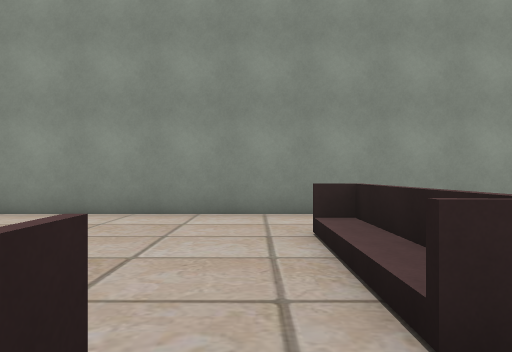
[1] (above)

24 first-person views from a walk through a 3-D level made in the Unity game engine. The camera is 1.5 m above the floor, looks level and sees 75° across. The floor is counted in squares, 2 m on a side. Each view is taken from the middle of a square. On the plan, view 1 faces up. The plan holds only what a view shows up to about 11 squares ahead; the rest is blank. The place goes on beyond the plan. The player character is not drawn. Some animated figures are not drawn. Door leaves are left out, so doorways stand open. Some surface patterns are stand-ins.

[2]
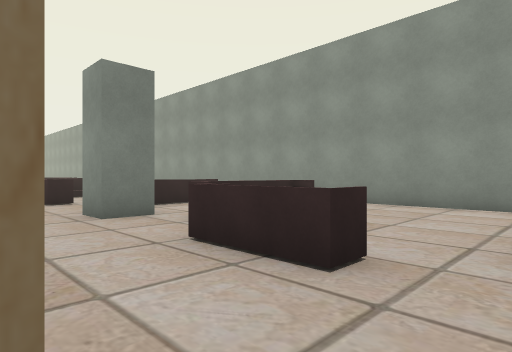

[3]
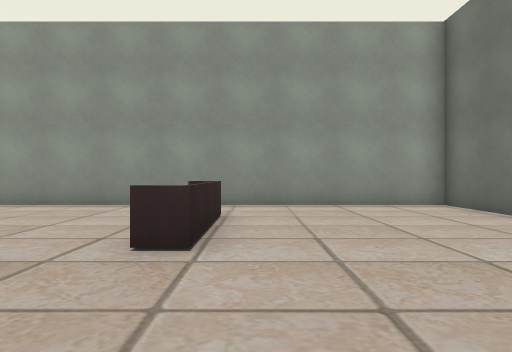

[4]
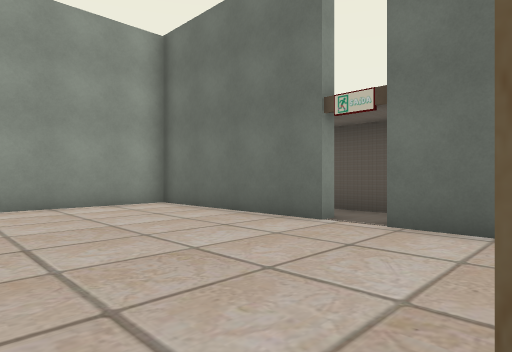

[5]
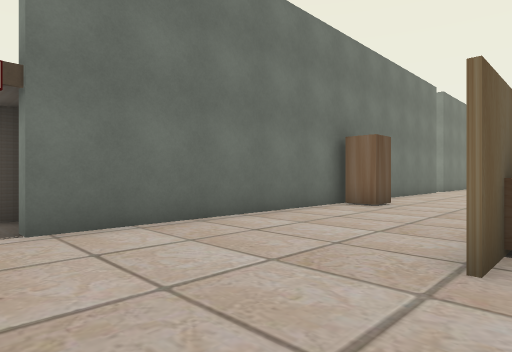

[6]
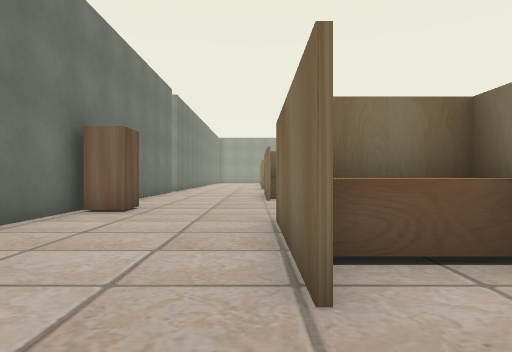

[7]
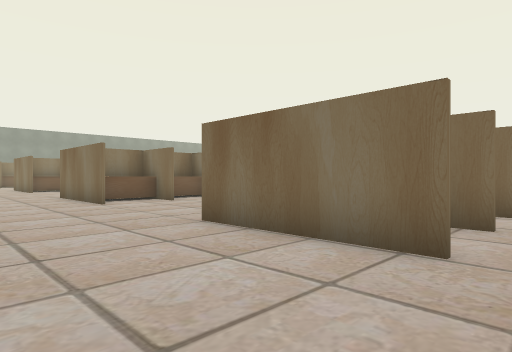

[8]
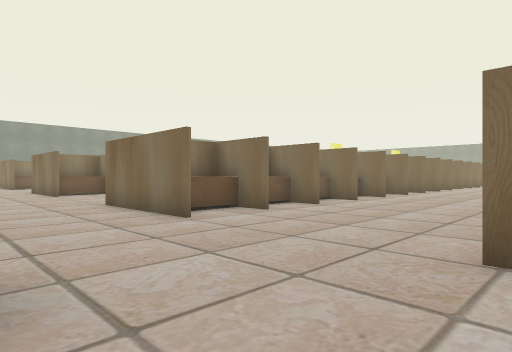

[9]
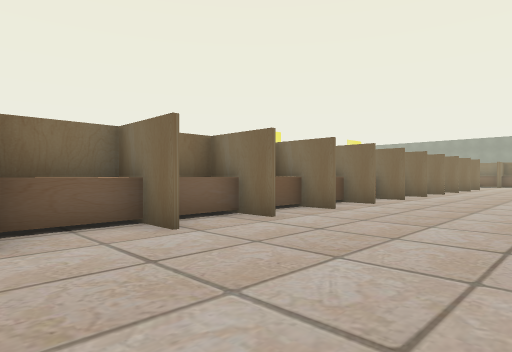

[10]
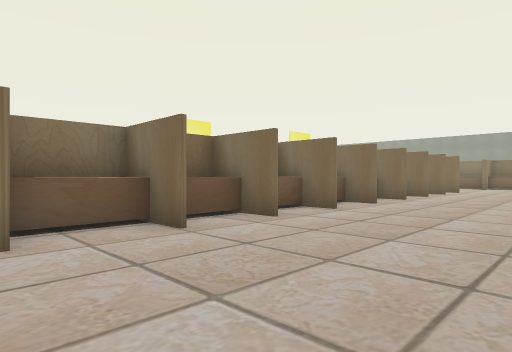

[11]
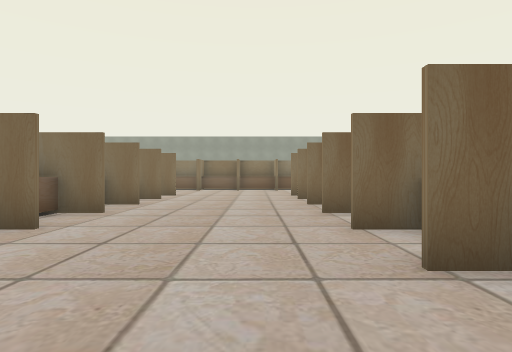

[12]
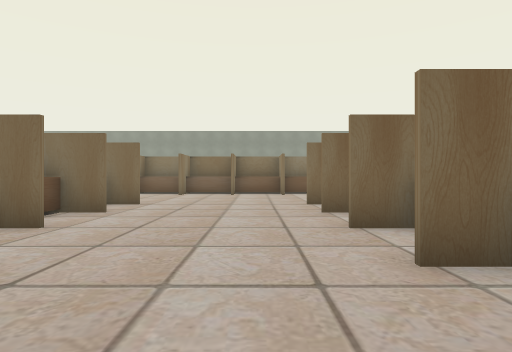

[13]
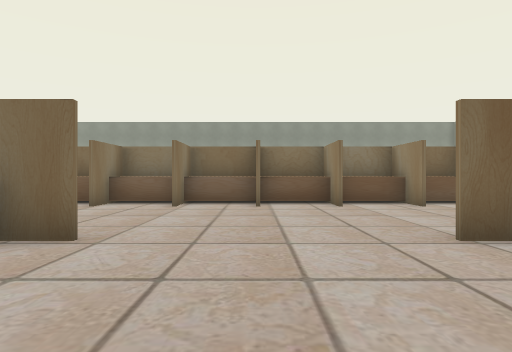

[14]
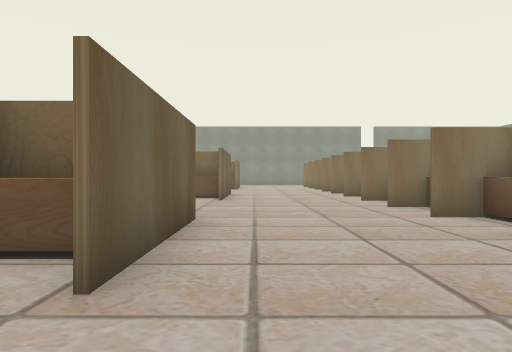

[15]
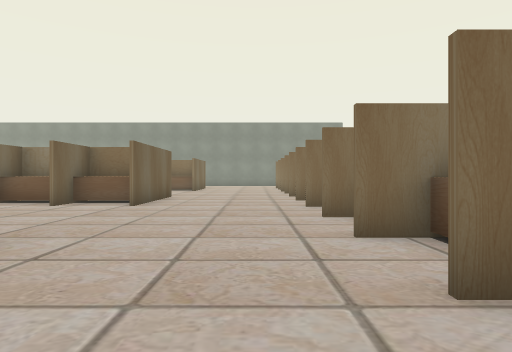

[16]
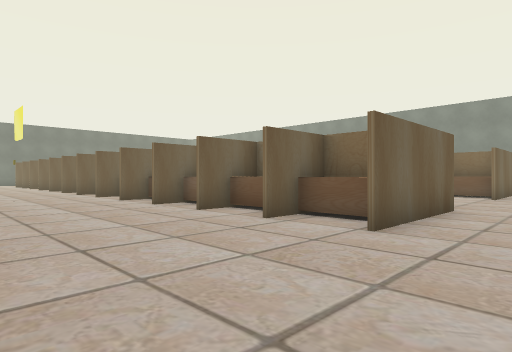

[17]
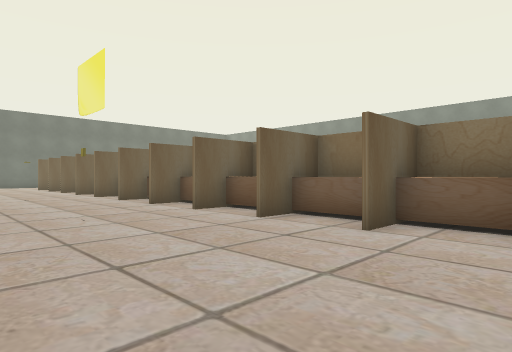

[18]
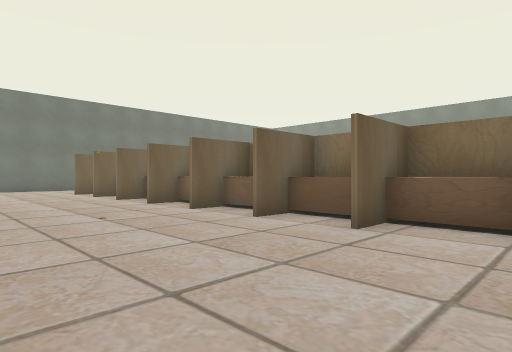

[19]
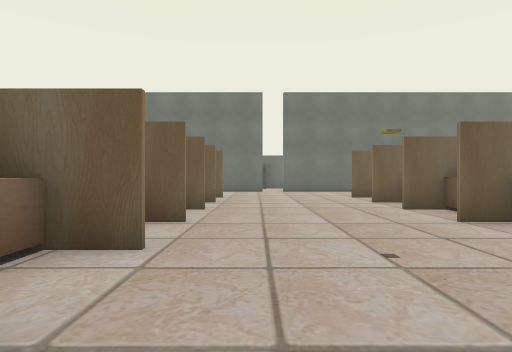

[20]
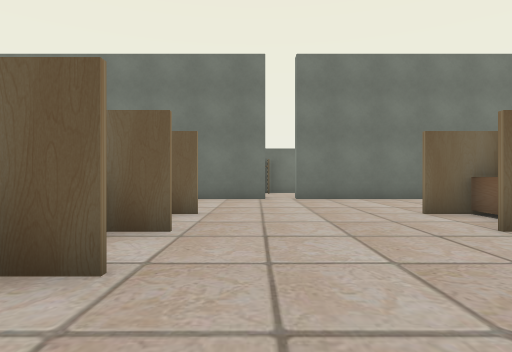

[21]
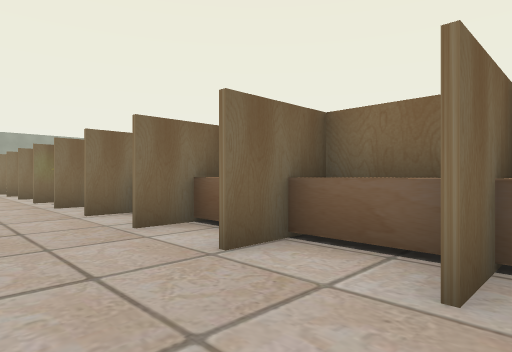

[22]
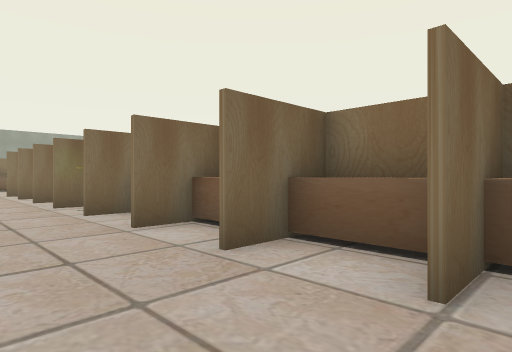

[23]
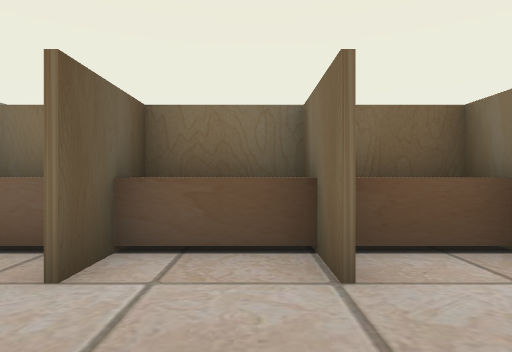

[24]
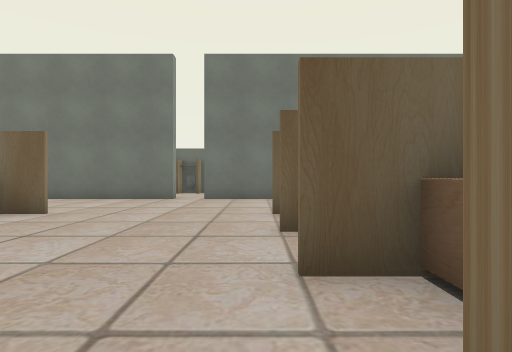

### Floor plan
Key: @ floor where view 1 was taken; # wall or solid block; . floor; D open door; = window, fence, low wall or low ledge; ^ raised ledge; O other object.
Columns run from 28 left of view 1 to 9 right of it. Each row starts with its distance up from view 1.
  7                       ##############
  6                        ............#
  5                         ...........#
  4                      =  =....=.....#
  3                      =. = ...=.....#
  2                      =..=  ..=.....#.#
  1                    ....#.....=.....D.#
  0                    =......==@......D.#
 -1                        ............#
 -2 ##                        #.#..#...#
 -3 ^^.                          ^^#...#
 -4 ^^...                        ###...#
 -5 ^^....#.=.=.=.#.=.             #...#
 -6 ^^.................... ... ........#
 -7 ^^................................O#
 -8 ^^.................................#
 -9 ^^.................................
-10 ^#.................................
-11 ^^....#^^^^^^^^^^^^^^^^^^^^^^^^#...#
-12 ^^....##^       ^ ^#^#^#^#^  ###...#
-13 ^^....#.^ ^ ^.^.^.^.^.^.^.^ ^..#...#
-14 ^^.................................#
-15  ^.................................#
-16  ^.................................D
-17   .................................D
-18  ^.................................#
-19   ....#.^.^.^.^.^.^.^.^.^.^.^.^....#
-20  ^....##^#^#^#^ ^#^#^#^#^# #  #   .#
-21   ....#

Where each view was taken, in squares from view 1:
view 1: 0 up, 0 right, facing up
view 2: 2 down, 1 right, facing up-left
view 3: 2 down, 2 right, facing up
view 4: 2 down, 2 right, facing up-right
view 5: 1 up, 2 right, facing down-right
view 6: 0 up, 3 right, facing down
view 7: 1 down, 6 right, facing down-left
view 8: 5 down, 6 right, facing down-left
view 9: 6 down, 1 left, facing down-left
view 10: 6 down, 5 left, facing down-left
view 11: 7 down, 9 left, facing left
view 12: 7 down, 13 left, facing left
view 13: 8 down, 18 left, facing left
view 14: 8 down, 23 left, facing down
view 15: 10 down, 25 left, facing down
view 16: 14 down, 24 left, facing down-right
view 17: 14 down, 18 left, facing down-right
view 18: 14 down, 12 left, facing down-right
view 19: 15 down, 9 left, facing right
view 20: 15 down, 4 left, facing right
view 21: 16 down, 5 left, facing up-left
view 22: 16 down, 7 left, facing up-left
view 23: 16 down, 7 left, facing down
view 24: 18 down, 4 left, facing right
